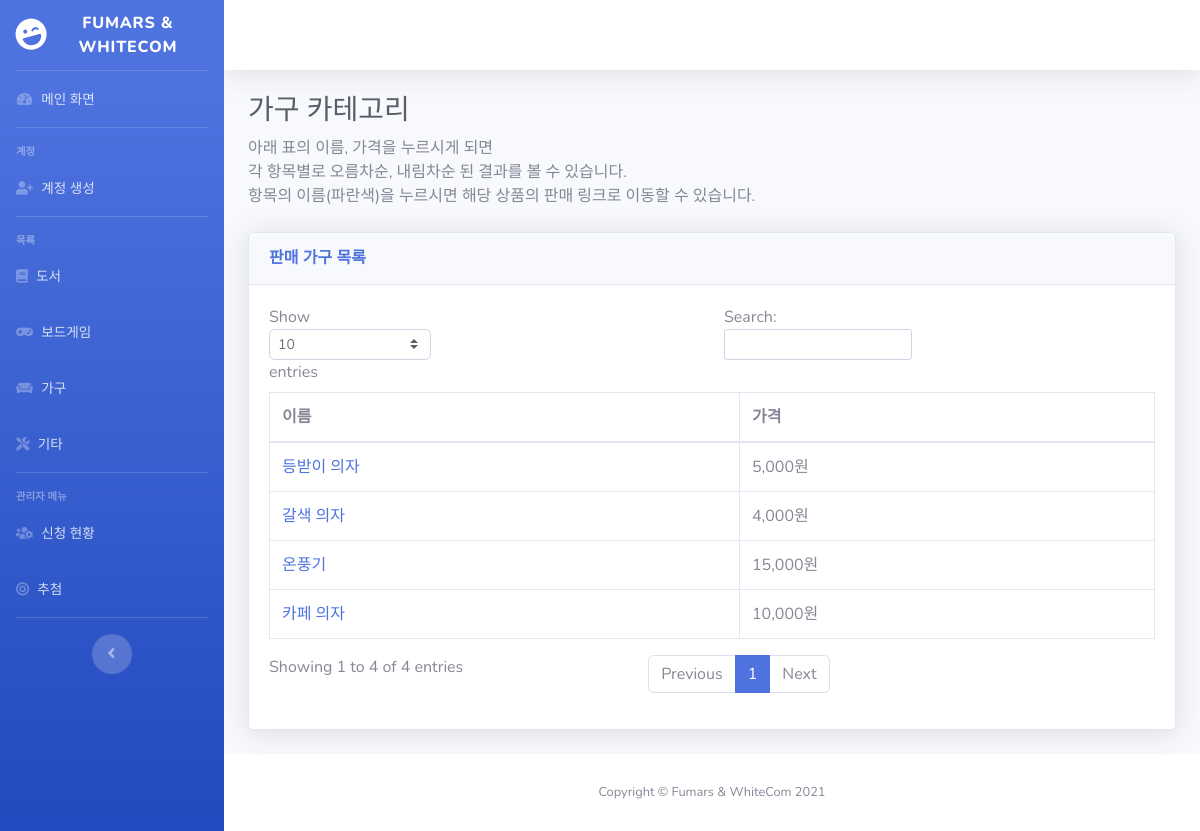
/furnitureList, run on the app's committed database.
### auction/models.py (models this page shows, shortened)
class Furniture(models.Model):
	name = models.CharField(
			default = "",
			max_length = 100,
			help_text = "가구 이름을 입력하세요"
		)
	quantity = models.IntegerField(
			default = 1,
			help_text = "수량"
		)
	origin_price = models.IntegerField(
			default = 0,
			help_text = "원래 금액 / 모르면 0원"
		)
	price = models.IntegerField(
			default = 0,
			help_text = "판매 금액"
		)
	image = models.ImageField(
			upload_to = 'images/furniture',
			blank = True,
			null = True,
			help_text='가구의 이미지를 업로드하세요'
		)
	people = models.ManyToManyField(
			Person,
			blank = True,
			help_text = '해당 가구를 선택한 사람들의 목록입니다.'
		)

### auction/views.py (the view)
# urls.py: path('furnitureList', auction.views.furniture_list, name = 'furniture_list'),
def furniture_list(request):
	furniture_list = Furniture.objects.all()
	return render(request, 'furnitureList.html', {
										 'furniture_list':furniture_list,
										})

### auction/templates/furnitureList.html
{% extends './base.html' %}
{% load static %}
{% load humanize %}
{% block content %}
                    <h1 class="h3 mb-2 text-gray-800">가구 카테고리</h1>
                    <p class="mb-4">
                        아래 표의 이름, 가격을 누르시게 되면<br>
                        각 항목별로 오름차순, 내림차순 된 결과를 볼 수 있습니다.<br>
                        항목의 이름(파란색)을 누르시면 해당 상품의 판매 링크로 이동할 수 있습니다.
                    </p>
                    <div class="card shadow mb-4">
                        <div class="card-header py-3">
                            <h6 class="m-0 font-weight-bold text-primary">판매 가구 목록</h6>
                        </div>
                        <div class="card-body">
                            <div class="table-responsive">
                                <table class="table table-bordered" id="dataTable" width="100%" cellspacing="0">
                                    <thead>
                                        <tr>
                                            <th>이름</th>
                                            <th>가격</th>
                                        </tr>
                                    </thead>
                                    <tbody>
                                        {% for furniture in furniture_list %}
                                        <tr>
                                            <td><a href="furniture/{{furniture.id}}">{{furniture.name}}</td>
                                            <td>{{furniture.price | intcomma }}원</td>
                                        </tr>
                                        {% endfor %}
                                    </tbody>
                                </table>
                            </div>
                        </div>
                    </div>
{% endblock %}

### data on the page
Furniture: name "갈색 의자", price "4,000"
Furniture: name "등받이 의자", price "5,000"
Furniture: name "카페 의자", price "10,000"
Furniture: name "온풍기", price "15,000"
